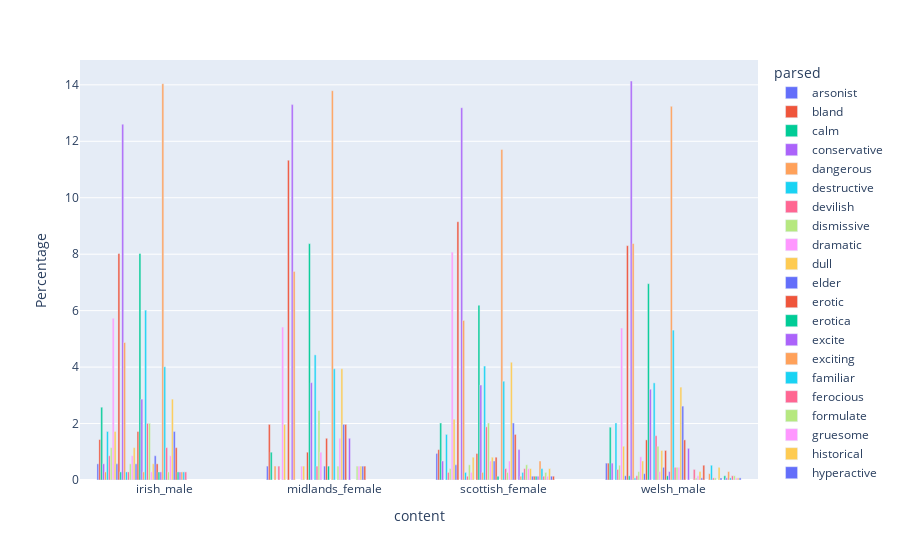

The notebook cell this image was saved under:
### Markdown cell above
### Qwen2

### Code cell
subset = full_df[['area','sex', 'content', 'speaker_id',
       'model_response_adjective_arousal_Qwen2-Audio-7B-Instruct',
       'model_prompt_adjective_arousal_Qwen2-Audio-7B-Instruct']].copy()


subset['parsed'] = subset.apply(lambda row: parse_adjectives(row, 'model_response_adjective_arousal_Qwen2-Audio-7B-Instruct', ADJECTIVES_AROUSAL['english']), axis=1)


df_exploded = subset.explode('parsed')
result = df_exploded.groupby(['content', 'parsed']).size().reset_index(name='count')

result['Total'] = result.groupby('content')['count'].transform('sum')
result['Percentage'] = result['count'] / result['Total'] * 100


# Create a grouped bar plot
fig = px.bar(
    result,
    x='content',
    y='Percentage',
    color='parsed',    # Different colors for each group
    barmode='group',  # Place bars side-by-side rather than stacking them
)
fig.show()

### Figure 1 — Plotly figure (JSON) as saved in the notebook; plotly's stock layout.template omitted (floating-point values rounded to 4 significant figures)
{"data": [{"alignmentgroup": "True", "hovertemplate": "parsed=arsonist<br>content=%{x}<br>Percentage=%{y}<extra></extra>", "legendgroup": "arsonist", "marker": {"color": "#636efa", "pattern": {"shape": ""}}, "name": "arsonist", "offsetgroup": "arsonist", "orientation": "v", "showlegend": true, "textposition": "auto", "type": "bar", "x": ["irish_male", "midlands_female", "scottish_female", "welsh_male"], "xaxis": "x", "y": [0.5731, 0.4926, 0.9421, 0.5984], "yaxis": "y"}, {"alignmentgroup": "True", "hovertemplate": "parsed=bland<br>content=%{x}<br>Percentage=%{y}<extra></extra>", "legendgroup": "bland", "marker": {"color": "#EF553B", "pattern": {"shape": ""}}, "name": "bland", "offsetgroup": "bland", "orientation": "v", "showlegend": true, "textposition": "auto", "type": "bar", "x": ["irish_male", "midlands_female", "scottish_female", "welsh_male"], "xaxis": "x", "y": [1.433, 1.97, 1.077, 0.5984], "yaxis": "y"}, {"alignmentgroup": "True", "hovertemplate": "parsed=calm<br>content=%{x}<br>Percentage=%{y}<extra></extra>", "legendgroup": "calm", "marker": {"color": "#00cc96", "pattern": {"shape": ""}}, "name": "calm", "offsetgroup": "calm", "orientation": "v", "showlegend": true, "textposition": "auto", "type": "bar", "x": ["irish_male", "midlands_female", "scottish_female", "welsh_male"], "xaxis": "x", "y": [2.579, 0.9852, 2.019, 1.87], "yaxis": "y"}, {"alignmentgroup": "True", "hovertemplate": "parsed=conservative<br>content=%{x}<br>Percentage=%{y}<extra></extra>", "legendgroup": "conservative", "marker": {"color": "#ab63fa", "pattern": {"shape": ""}}, "name": "conservative", "offsetgroup": "conservative", "orientation": "v", "showlegend": true, "textposition": "auto", "type": "bar", "x": ["irish_male", "scottish_female", "welsh_male"], "xaxis": "x", "y": [0.5731, 0.6729, 0.5984], "yaxis": "y"}, {"alignmentgroup": "True", "hovertemplate": "parsed=dangerous<br>content=%{x}<br>Percentage=%{y}<extra></extra>", "legendgroup": "dangerous", "marker": {"color": "#FFA15A", "pattern": {"shape": ""}}, "name": "dangerous", "offsetgroup": "dangerous", "orientation": "v", "showlegend": true, "textposition": "auto", "type": "bar", "x": ["irish_male", "midlands_female"], "xaxis": "x", "y": [0.2865, 0.4926], "yaxis": "y"}, {"alignmentgroup": "True", "hovertemplate": "parsed=destructive<br>content=%{x}<br>Percentage=%{y}<extra></extra>", "legendgroup": "destructive", "marker": {"color": "#19d3f3", "pattern": {"shape": ""}}, "name": "destructive", "offsetgroup": "destructive", "orientation": "v", "showlegend": true, "textposition": "auto", "type": "bar", "x": ["irish_male", "scottish_female", "welsh_male"], "xaxis": "x", "y": [1.719, 1.615, 2.019], "yaxis": "y"}, {"alignmentgroup": "True", "hovertemplate": "parsed=devilish<br>content=%{x}<br>Percentage=%{y}<extra></extra>", "legendgroup": "devilish", "marker": {"color": "#FF6692", "pattern": {"shape": ""}}, "name": "devilish", "offsetgroup": "devilish", "orientation": "v", "showlegend": true, "textposition": "auto", "type": "bar", "x": ["irish_male", "midlands_female", "scottish_female", "welsh_male"], "xaxis": "x", "y": [0.8596, 0.4926, 0.2692, 0.374], "yaxis": "y"}, {"alignmentgroup": "True", "hovertemplate": "parsed=dismissive<br>content=%{x}<br>Percentage=%{y}<extra></extra>", "legendgroup": "dismissive", "marker": {"color": "#B6E880", "pattern": {"shape": ""}}, "name": "dismissive", "offsetgroup": "dismissive", "orientation": "v", "showlegend": true, "textposition": "auto", "type": "bar", "x": ["irish_male", "scottish_female", "welsh_male"], "xaxis": "x", "y": [1.146, 0.4038, 0.5236], "yaxis": "y"}, {"alignmentgroup": "True", "hovertemplate": "parsed=dramatic<br>content=%{x}<br>Percentage=%{y}<extra></extra>", "legendgroup": "dramatic", "marker": {"color": "#FF97FF", "pattern": {"shape": ""}}, "name": "dramatic", "offsetgroup": "dramatic", "orientation": "v", "showlegend": true, "textposition": "auto", "type": "bar", "x": ["irish_male", "midlands_female", "scottish_female", "welsh_male"], "xaxis": "x", "y": [5.731, 5.419, 8.075, 5.385], "yaxis": "y"}, {"alignmentgroup": "True", "hovertemplate": "parsed=dull<br>content=%{x}<br>Percentage=%{y}<extra></extra>", "legendgroup": "dull", "marker": {"color": "#FECB52", "pattern": {"shape": ""}}, "name": "dull", "offsetgroup": "dull", "orientation": "v", "showlegend": true, "textposition": "auto", "type": "bar", "x": ["irish_male", "midlands_female", "scottish_female", "welsh_male"], "xaxis": "x", "y": [1.719, 1.97, 2.153, 1.197], "yaxis": "y"}, {"alignmentgroup": "True", "hovertemplate": "parsed=elder<br>content=%{x}<br>Percentage=%{y}<extra></extra>", "legendgroup": "elder", "marker": {"color": "#636efa", "pattern": {"shape": ""}}, "name": "elder", "offsetgroup": "elder", "orientation": "v", "showlegend": true, "textposition": "auto", "type": "bar", "x": ["irish_male", "scottish_female", "welsh_male"], "xaxis": "x", "y": [0.5731, 0.5384, 0.1496], "yaxis": "y"}, {"alignmentgroup": "True", "hovertemplate": "parsed=erotic<br>content=%{x}<br>Percentage=%{y}<extra></extra>", "legendgroup": "erotic", "marker": {"color": "#EF553B", "pattern": {"shape": ""}}, "name": "erotic", "offsetgroup": "erotic", "orientation": "v", "showlegend": true, "textposition": "auto", "type": "bar", "x": ["irish_male", "midlands_female", "scottish_female", "welsh_male"], "xaxis": "x", "y": [8.023, 11.33, 9.152, 8.302], "yaxis": "y"}, {"alignmentgroup": "True", "hovertemplate": "parsed=erotica<br>content=%{x}<br>Percentage=%{y}<extra></extra>", "legendgroup": "erotica", "marker": {"color": "#00cc96", "pattern": {"shape": ""}}, "name": "erotica", "offsetgroup": "erotica", "orientation": "v", "showlegend": true, "textposition": "auto", "type": "bar", "x": ["irish_male", "welsh_male"], "xaxis": "x", "y": [0.2865, 0.1496], "yaxis": "y"}, {"alignmentgroup": "True", "hovertemplate": "parsed=excite<br>content=%{x}<br>Percentage=%{y}<extra></extra>", "legendgroup": "excite", "marker": {"color": "#ab63fa", "pattern": {"shape": ""}}, "name": "excite", "offsetgroup": "excite", "orientation": "v", "showlegend": true, "textposition": "auto", "type": "bar", "x": ["irish_male", "midlands_female", "scottish_female", "welsh_male"], "xaxis": "x", "y": [12.61, 13.3, 13.19, 14.14], "yaxis": "y"}, {"alignmentgroup": "True", "hovertemplate": "parsed=exciting<br>content=%{x}<br>Percentage=%{y}<extra></extra>", "legendgroup": "exciting", "marker": {"color": "#FFA15A", "pattern": {"shape": ""}}, "name": "exciting", "offsetgroup": "exciting", "orientation": "v", "showlegend": true, "textposition": "auto", "type": "bar", "x": ["irish_male", "midlands_female", "scottish_female", "welsh_male"], "xaxis": "x", "y": [4.871, 7.389, 5.653, 8.377], "yaxis": "y"}, {"alignmentgroup": "True", "hovertemplate": "parsed=familiar<br>content=%{x}<br>Percentage=%{y}<extra></extra>", "legendgroup": "familiar", "marker": {"color": "#19d3f3", "pattern": {"shape": ""}}, "name": "familiar", "offsetgroup": "familiar", "orientation": "v", "showlegend": true, "textposition": "auto", "type": "bar", "x": ["irish_male", "scottish_female", "welsh_male"], "xaxis": "x", "y": [0.2865, 0.2692, 0.07479], "yaxis": "y"}, {"alignmentgroup": "True", "hovertemplate": "parsed=ferocious<br>content=%{x}<br>Percentage=%{y}<extra></extra>", "legendgroup": "ferocious", "marker": {"color": "#FF6692", "pattern": {"shape": ""}}, "name": "ferocious", "offsetgroup": "ferocious", "orientation": "v", "showlegend": true, "textposition": "auto", "type": "bar", "x": ["irish_male", "scottish_female", "welsh_male"], "xaxis": "x", "y": [0.2865, 0.1346, 0.1496], "yaxis": "y"}, {"alignmentgroup": "True", "hovertemplate": "parsed=formulate<br>content=%{x}<br>Percentage=%{y}<extra></extra>", "legendgroup": "formulate", "marker": {"color": "#B6E880", "pattern": {"shape": ""}}, "name": "formulate", "offsetgroup": "formulate", "orientation": "v", "showlegend": true, "textposition": "auto", "type": "bar", "x": ["irish_male", "scottish_female", "welsh_male"], "xaxis": "x", "y": [0.5731, 0.5384, 0.2992], "yaxis": "y"}, {"alignmentgroup": "True", "hovertemplate": "parsed=gruesome<br>content=%{x}<br>Percentage=%{y}<extra></extra>", "legendgroup": "gruesome", "marker": {"color": "#FF97FF", "pattern": {"shape": ""}}, "name": "gruesome", "offsetgroup": "gruesome", "orientation": "v", "showlegend": true, "textposition": "auto", "type": "bar", "x": ["irish_male", "midlands_female", "scottish_female", "welsh_male"], "xaxis": "x", "y": [0.8596, 0.4926, 0.2692, 0.8227], "yaxis": "y"}, {"alignmentgroup": "True", "hovertemplate": "parsed=historical<br>content=%{x}<br>Percentage=%{y}<extra></extra>", "legendgroup": "historical", "marker": {"color": "#FECB52", "pattern": {"shape": ""}}, "name": "historical", "offsetgroup": "historical", "orientation": "v", "showlegend": true, "textposition": "auto", "type": "bar", "x": ["irish_male", "midlands_female", "scottish_female", "welsh_male"], "xaxis": "x", "y": [1.146, 0.4926, 0.8075, 0.6731], "yaxis": "y"}, {"alignmentgroup": "True", "hovertemplate": "parsed=hyperactive<br>content=%{x}<br>Percentage=%{y}<extra></extra>", "legendgroup": "hyperactive", "marker": {"color": "#636efa", "pattern": {"shape": ""}}, "name": "hyperactive", "offsetgroup": "hyperactive", "orientation": "v", "showlegend": true, "textposition": "auto", "type": "bar", "x": ["irish_male", "welsh_male"], "xaxis": "x", "y": [0.5731, 0.2244], "yaxis": "y"}, {"alignmentgroup": "True", "hovertemplate": "parsed=incredible<br>content=%{x}<br>Percentage=%{y}<extra></extra>", "legendgroup": "incredible", "marker": {"color": "#EF553B", "pattern": {"shape": ""}}, "name": "incredible", "offsetgroup": "incredible", "orientation": "v", "showlegend": true, "textposition": "auto", "type": "bar", "x": ["irish_male", "midlands_female", "scottish_female", "welsh_male"], "xaxis": "x", "y": [1.719, 0.9852, 0.9421, 1.421], "yaxis": "y"}, {"alignmentgroup": "True", "hovertemplate": "parsed=intense<br>content=%{x}<br>Percentage=%{y}<extra></extra>", "legendgroup": "intense", "marker": {"color": "#00cc96", "pattern": {"shape": ""}}, "name": "intense", "offsetgroup": "intense", "orientation": "v", "showlegend": true, "textposition": "auto", "type": "bar", "x": ["irish_male", "midlands_female", "scottish_female", "welsh_male"], "xaxis": "x", "y": [8.023, 8.374, 6.191, 6.956], "yaxis": "y"}, {"alignmentgroup": "True", "hovertemplate": "parsed=irritable<br>content=%{x}<br>Percentage=%{y}<extra></extra>", "legendgroup": "irritable", "marker": {"color": "#ab63fa", "pattern": {"shape": ""}}, "name": "irritable", "offsetgroup": "irritable", "orientation": "v", "showlegend": true, "textposition": "auto", "type": "bar", "x": ["irish_male", "midlands_female", "scottish_female", "welsh_male"], "xaxis": "x", "y": [2.865, 3.448, 3.365, 3.216], "yaxis": "y"}, {"alignmentgroup": "True", "hovertemplate": "parsed=legendary<br>content=%{x}<br>Percentage=%{y}<extra></extra>", "legendgroup": "legendary", "marker": {"color": "#FFA15A", "pattern": {"shape": ""}}, "name": "legendary", "offsetgroup": "legendary", "orientation": "v", "showlegend": true, "textposition": "auto", "type": "bar", "x": ["irish_male", "scottish_female"], "xaxis": "x", "y": [0.2865, 0.2692], "yaxis": "y"}, {"alignmentgroup": "True", "hovertemplate": "parsed=low<br>content=%{x}<br>Percentage=%{y}<extra></extra>", "legendgroup": "low", "marker": {"color": "#19d3f3", "pattern": {"shape": ""}}, "name": "low", "offsetgroup": "low", "orientation": "v", "showlegend": true, "textposition": "auto", "type": "bar", "x": ["irish_male", "midlands_female", "scottish_female", "welsh_male"], "xaxis": "x", "y": [6.017, 4.433, 4.038, 3.441], "yaxis": "y"}, {"alignmentgroup": "True", "hovertemplate": "parsed=molest<br>content=%{x}<br>Percentage=%{y}<extra></extra>", "legendgroup": "molest", "marker": {"color": "#FF6692", "pattern": {"shape": ""}}, "name": "molest", "offsetgroup": "molest", "orientation": "v", "showlegend": true, "textposition": "auto", "type": "bar", "x": ["irish_male", "midlands_female", "scottish_female", "welsh_male"], "xaxis": "x", "y": [2.006, 0.4926, 1.884, 1.571], "yaxis": "y"}, {"alignmentgroup": "True", "hovertemplate": "parsed=monotonous<br>content=%{x}<br>Percentage=%{y}<extra></extra>", "legendgroup": "monotonous", "marker": {"color": "#B6E880", "pattern": {"shape": ""}}, "name": "monotonous", "offsetgroup": "monotonous", "orientation": "v", "showlegend": true, "textposition": "auto", "type": "bar", "x": ["irish_male", "midlands_female", "scottish_female", "welsh_male"], "xaxis": "x", "y": [2.006, 2.463, 2.019, 1.197], "yaxis": "y"}, {"alignmentgroup": "True", "hovertemplate": "parsed=murderous<br>content=%{x}<br>Percentage=%{y}<extra></extra>", "legendgroup": "murderous", "marker": {"color": "#FF97FF", "pattern": {"shape": ""}}, "name": "murderous", "offsetgroup": "murderous", "orientation": "v", "showlegend": true, "textposition": "auto", "type": "bar", "x": ["irish_male", "midlands_female", "scottish_female", "welsh_male"], "xaxis": "x", "y": [0.2865, 0.9852, 0.6729, 0.2992], "yaxis": "y"}, {"alignmentgroup": "True", "hovertemplate": "parsed=perky<br>content=%{x}<br>Percentage=%{y}<extra></extra>", "legendgroup": "perky", "marker": {"color": "#FECB52", "pattern": {"shape": ""}}, "name": "perky", "offsetgroup": "perky", "orientation": "v", "showlegend": true, "textposition": "auto", "type": "bar", "x": ["irish_male", "scottish_female", "welsh_male"], "xaxis": "x", "y": [0.5731, 0.8075, 1.047], "yaxis": "y"}, {"alignmentgroup": "True", "hovertemplate": "parsed=quiet<br>content=%{x}<br>Percentage=%{y}<extra></extra>", "legendgroup": "quiet", "marker": {"color": "#636efa", "pattern": {"shape": ""}}, "name": "quiet", "offsetgroup": "quiet", "orientation": "v", "showlegend": true, "textposition": "auto", "type": "bar", "x": ["irish_male", "midlands_female", "scottish_female", "welsh_male"], "xaxis": "x", "y": [0.8596, 0.4926, 0.6729, 0.4488], "yaxis": "y"}, {"alignmentgroup": "True", "hovertemplate": "parsed=rebellious<br>content=%{x}<br>Percentage=%{y}<extra></extra>", "legendgroup": "rebellious", "marker": {"color": "#EF553B", "pattern": {"shape": ""}}, "name": "rebellious", "offsetgroup": "rebellious", "orientation": "v", "showlegend": true, "textposition": "auto", "type": "bar", "x": ["irish_male", "midlands_female", "scottish_female", "welsh_male"], "xaxis": "x", "y": [0.5731, 1.478, 0.8075, 1.047], "yaxis": "y"}, {"alignmentgroup": "True", "hovertemplate": "parsed=relaxed<br>content=%{x}<br>Percentage=%{y}<extra></extra>", "legendgroup": "relaxed", "marker": {"color": "#00cc96", "pattern": {"shape": ""}}, "name": "relaxed", "offsetgroup": "relaxed", "orientation": "v", "showlegend": true, "textposition": "auto", "type": "bar", "x": ["irish_male", "midlands_female", "scottish_female", "welsh_male"], "xaxis": "x", "y": [0.2865, 0.4926, 0.1346, 0.1496], "yaxis": "y"}, {"alignmentgroup": "True", "hovertemplate": "parsed=restful<br>content=%{x}<br>Percentage=%{y}<extra></extra>", "legendgroup": "restful", "marker": {"color": "#ab63fa", "pattern": {"shape": ""}}, "name": "restful", "offsetgroup": "restful", "orientation": "v", "showlegend": true, "textposition": "auto", "type": "bar", "x": ["irish_male", "welsh_male"], "xaxis": "x", "y": [0.2865, 0.2992], "yaxis": "y"}, {"alignmentgroup": "True", "hovertemplate": "parsed=seductive<br>content=%{x}<br>Percentage=%{y}<extra></extra>", "legendgroup": "seductive", "marker": {"color": "#FFA15A", "pattern": {"shape": ""}}, "name": "seductive", "offsetgroup": "seductive", "orientation": "v", "showlegend": true, "textposition": "auto", "type": "bar", "x": ["irish_male", "midlands_female", "scottish_female", "welsh_male"], "xaxis": "x", "y": [14.04, 13.79, 11.71, 13.24], "yaxis": "y"}, {"alignmentgroup": "True", "hovertemplate": "parsed=sensual<br>content=%{x}<br>Percentage=%{y}<extra></extra>", "legendgroup": "sensual", "marker": {"color": "#19d3f3", "pattern": {"shape": ""}}, "name": "sensual", "offsetgroup": "sensual", "orientation": "v", "showlegend": true, "textposition": "auto", "type": "bar", "x": ["irish_male", "midlands_female", "scottish_female", "welsh_male"], "xaxis": "x", "y": [4.011, 3.941, 3.499, 5.31], "yaxis": "y"}, {"alignmentgroup": "True", "hovertemplate": "parsed=sexual<br>content=%{x}<br>Percentage=%{y}<extra></extra>", "legendgroup": "sexual", "marker": {"color": "#FF6692", "pattern": {"shape": ""}}, "name": "sexual", "offsetgroup": "sexual", "orientation": "v", "showlegend": true, "textposition": "auto", "type": "bar", "x": ["irish_male", "scottish_female", "welsh_male"], "xaxis": "x", "y": [1.146, 0.4038, 0.4488], "yaxis": "y"}, {"alignmentgroup": "True", "hovertemplate": "parsed=sexy<br>content=%{x}<br>Percentage=%{y}<extra></extra>", "legendgroup": "sexy", "marker": {"color": "#B6E880", "pattern": {"shape": ""}}, "name": "sexy", "offsetgroup": "sexy", "orientation": "v", "showlegend": true, "textposition": "auto", "type": "bar", "x": ["irish_male", "midlands_female", "scottish_female", "welsh_male"], "xaxis": "x", "y": [0.2865, 0.4926, 0.2692, 0.4488], "yaxis": "y"}, {"alignmentgroup": "True", "hovertemplate": "parsed=stale<br>content=%{x}<br>Percentage=%{y}<extra></extra>", "legendgroup": "stale", "marker": {"color": "#FF97FF", "pattern": {"shape": ""}}, "name": "stale", "offsetgroup": "stale", "orientation": "v", "showlegend": true, "textposition": "auto", "type": "bar", "x": ["irish_male", "midlands_female", "scottish_female", "welsh_male"], "xaxis": "x", "y": [0.8596, 1.478, 0.6729, 0.4488], "yaxis": "y"}, {"alignmentgroup": "True", "hovertemplate": "parsed=stunning<br>content=%{x}<br>Percentage=%{y}<extra></extra>", "legendgroup": "stunning", "marker": {"color": "#FECB52", "pattern": {"shape": ""}}, "name": "stunning", "offsetgroup": "stunning", "orientation": "v", "showlegend": true, "textposition": "auto", "type": "bar", "x": ["irish_male", "midlands_female", "scottish_female", "welsh_male"], "xaxis": "x", "y": [2.865, 3.941, 4.172, 3.291], "yaxis": "y"}, {"alignmentgroup": "True", "hovertemplate": "parsed=thoughtful<br>content=%{x}<br>Percentage=%{y}<extra></extra>", "legendgroup": "thoughtful", "marker": {"color": "#636efa", "pattern": {"shape": ""}}, "name": "thoughtful", "offsetgroup": "thoughtful", "orientation": "v", "showlegend": true, "textposition": "auto", "type": "bar", "x": ["irish_male", "midlands_female", "scottish_female", "welsh_male"], "xaxis": "x", "y": [1.719, 1.97, 2.019, 2.618], "yaxis": "y"}, {"alignmentgroup": "True", "hovertemplate": "parsed=tiresome<br>content=%{x}<br>Percentage=%{y}<extra></extra>", "legendgroup": "tiresome", "marker": {"color": "#EF553B", "pattern": {"shape": ""}}, "name": "tiresome", "offsetgroup": "tiresome", "orientation": "v", "showlegend": true, "textposition": "auto", "type": "bar", "x": ["irish_male", "midlands_female", "scottish_female", "welsh_male"], "xaxis": "x", "y": [1.146, 1.97, 1.615, 1.421], "yaxis": "y"}, {"alignmentgroup": "True", "hovertemplate": "parsed=topless<br>content=%{x}<br>Percentage=%{y}<extra></extra>", "legendgroup": "topless", "marker": {"color": "#00cc96", "pattern": {"shape": ""}}, "name": "topless", "offsetgroup": "topless", "orientation": "v", "showlegend": true, "textposition": "auto", "type": "bar", "x": ["irish_male"], "xaxis": "x", "y": [0.2865], "yaxis": "y"}, {"alignmentgroup": "True", "hovertemplate": "parsed=undisturbed<br>content=%{x}<br>Percentage=%{y}<extra></extra>", "legendgroup": "undisturbed", "marker": {"color": "#ab63fa", "pattern": {"shape": ""}}, "name": "undisturbed", "offsetgroup": "undisturbed", "orientation": "v", "showlegend": true, "textposition": "auto", "type": "bar", "x": ["irish_male", "midlands_female", "scottish_female", "welsh_male"], "xaxis": "x", "y": [0.2865, 1.478, 1.077, 1.122], "yaxis": "y"}, {"alignmentgroup": "True", "hovertemplate": "parsed=uneventful<br>content=%{x}<br>Percentage=%{y}<extra></extra>", "legendgroup": "uneventful", "marker": {"color": "#FFA15A", "pattern": {"shape": ""}}, "name": "uneventful", "offsetgroup": "uneventful", "orientation": "v", "showlegend": true, "textposition": "auto", "type": "bar", "x": ["irish_male", "scottish_female"], "xaxis": "x", "y": [0.2865, 0.1346], "yaxis": "y"}, {"alignmentgroup": "True", "hovertemplate": "parsed=unharmed<br>content=%{x}<br>Percentage=%{y}<extra></extra>", "legendgroup": "unharmed", "marker": {"color": "#19d3f3", "pattern": {"shape": ""}}, "name": "unharmed", "offsetgroup": "unharmed", "orientation": "v", "showlegend": true, "textposition": "auto", "type": "bar", "x": ["irish_male", "scottish_female"], "xaxis": "x", "y": [0.2865, 0.2692], "yaxis": "y"}, {"alignmentgroup": "True", "hovertemplate": "parsed=unjust<br>content=%{x}<br>Percentage=%{y}<extra></extra>", "legendgroup": "unjust", "marker": {"color": "#FF6692", "pattern": {"shape": ""}}, "name": "unjust", "offsetgroup": "unjust", "orientation": "v", "showlegend": true, "textposition": "auto", "type": "bar", "x": ["irish_male", "scottish_female", "welsh_male"], "xaxis": "x", "y": [0.2865, 0.4038, 0.374], "yaxis": "y"}, {"alignmentgroup": "True", "hovertemplate": "parsed=comfortable<br>content=%{x}<br>Percentage=%{y}<extra></extra>", "legendgroup": "comfortable", "marker": {"color": "#B6E880", "pattern": {"shape": ""}}, "name": "comfortable", "offsetgroup": "comfortable", "orientation": "v", "showlegend": true, "textposition": "auto", "type": "bar", "x": ["midlands_female", "scottish_female", "welsh_male"], "xaxis": "x", "y": [0.4926, 0.5384, 0.07479], "yaxis": "y"}, {"alignmentgroup": "True", "hovertemplate": "parsed=empty<br>content=%{x}<br>Percentage=%{y}<extra></extra>", "legendgroup": "empty", "marker": {"color": "#FF97FF", "pattern": {"shape": ""}}, "name": "empty", "offsetgroup": "empty", "orientation": "v", "showlegend": true, "textposition": "auto", "type": "bar", "x": ["midlands_female", "scottish_female", "welsh_male"], "xaxis": "x", "y": [0.4926, 0.4038, 0.1496], "yaxis": "y"}, {"alignmentgroup": "True", "hovertemplate": "parsed=normal<br>content=%{x}<br>Percentage=%{y}<extra></extra>", "legendgroup": "normal", "marker": {"color": "#FECB52", "pattern": {"shape": ""}}, "name": "normal", "offsetgroup": "normal", "orientation": "v", "showlegend": true, "textposition": "auto", "type": "bar", "x": ["midlands_female", "scottish_female", "welsh_male"], "xaxis": "x", "y": [0.4926, 0.4038, 0.2992], "yaxis": "y"}, {"alignmentgroup": "True", "hovertemplate": "parsed=spectacular<br>content=%{x}<br>Percentage=%{y}<extra></extra>", "legendgroup": "spectacular", "marker": {"color": "#636efa", "pattern": {"shape": ""}}, "name": "spectacular", "offsetgroup": "spectacular", "orientation": "v", "showlegend": true, "textposition": "auto", "type": "bar", "x": ["midlands_female", "scottish_female", "welsh_male"], "xaxis": "x", "y": [0.4926, 0.1346, 0.07479], "yaxis": "y"}, {"alignmentgroup": "True", "hovertemplate": "parsed=venomous<br>content=%{x}<br>Percentage=%{y}<extra></extra>", "legendgroup": "venomous", "marker": {"color": "#EF553B", "pattern": {"shape": ""}}, "name": "venomous", "offsetgroup": "venomous", "orientation": "v", "showlegend": true, "textposition": "auto", "type": "bar", "x": ["midlands_female", "scottish_female", "welsh_male"], "xaxis": "x", "y": [0.4926, 0.1346, 0.5236], "yaxis": "y"}, {"alignmentgroup": "True", "hovertemplate": "parsed=asleep<br>content=%{x}<br>Percentage=%{y}<extra></extra>", "legendgroup": "asleep", "marker": {"color": "#00cc96", "pattern": {"shape": ""}}, "name": "asleep", "offsetgroup": "asleep", "orientation": "v", "showlegend": true, "textposition": "auto", "type": "bar", "x": ["scottish_female"], "xaxis": "x", "y": [0.1346], "yaxis": "y"}, {"alignmentgroup": "True", "hovertemplate": "parsed=bagman<br>content=%{x}<br>Percentage=%{y}<extra></extra>", "legendgroup": "bagman", "marker": {"color": "#ab63fa", "pattern": {"shape": ""}}, "name": "bagman", "offsetgroup": "bagman", "orientation": "v", "showlegend": true, "textposition": "auto", "type": "bar", "x": ["scottish_female"], "xaxis": "x", "y": [0.1346], "yaxis": "y"}, {"alignmentgroup": "True", "hovertemplate": "parsed=explosive<br>content=%{x}<br>Percentage=%{y}<extra></extra>", "legendgroup": "explosive", "marker": {"color": "#FFA15A", "pattern": {"shape": ""}}, "name": "explosive", "offsetgroup": "explosive", "orientation": "v", "showlegend": true, "textposition": "auto", "type": "bar", "x": ["scottish_female", "welsh_male"], "xaxis": "x", "y": [0.6729, 0.2244], "yaxis": "y"}, {"alignmentgroup": "True", "hovertemplate": "parsed=generic<br>content=%{x}<br>Percentage=%{y}<extra></extra>", "legendgroup": "generic", "marker": {"color": "#19d3f3", "pattern": {"shape": ""}}, "name": "generic", "offsetgroup": "generic", "orientation": "v", "showlegend": true, "textposition": "auto", "type": "bar", "x": ["scottish_female", "welsh_male"], "xaxis": "x", "y": [0.4038, 0.5236], "yaxis": "y"}, {"alignmentgroup": "True", "hovertemplate": "parsed=lustful<br>content=%{x}<br>Percentage=%{y}<extra></extra>", "legendgroup": "lustful", "marker": {"color": "#FF6692", "pattern": {"shape": ""}}, "name": "lustful", "offsetgroup": "lustful", "orientation": "v", "showlegend": true, "textposition": "auto", "type": "bar", "x": ["scottish_female", "welsh_male"], "xaxis": "x", "y": [0.1346, 0.07479], "yaxis": "y"}, {"alignmentgroup": "True", "hovertemplate": "parsed=monk<br>content=%{x}<br>Percentage=%{y}<extra></extra>", "legendgroup": "monk", "marker": {"color": "#B6E880", "pattern": {"shape": ""}}, "name": "monk", "offsetgroup": "monk", "orientation": "v", "showlegend": true, "textposition": "auto", "type": "bar", "x": ["scottish_female", "welsh_male"], "xaxis": "x", "y": [0.2692, 0.07479], "yaxis": "y"}, {"alignmentgroup": "True", "hovertemplate": "parsed=repose<br>content=%{x}<br>Percentage=%{y}<extra></extra>", "legendgroup": "repose", "marker": {"color": "#FF97FF", "pattern": {"shape": ""}}, "name": "repose", "offsetgroup": "repose", "orientation": "v", "showlegend": true, "textposition": "auto", "type": "bar", "x": ["scottish_female"], "xaxis": "x", "y": [0.1346], "yaxis": "y"}, {"alignmentgroup": "True", "hovertemplate": "parsed=scream<br>content=%{x}<br>Percentage=%{y}<extra></extra>", "legendgroup": "scream", "marker": {"color": "#FECB52", "pattern": {"shape": ""}}, "name": "scream", "offsetgroup": "scream", "orientation": "v", "showlegend": true, "textposition": "auto", "type": "bar", "x": ["scottish_female", "welsh_male"], "xaxis": "x", "y": [0.4038, 0.4488], "yaxis": "y"}, {"alignmentgroup": "True", "hovertemplate": "parsed=specific<br>content=%{x}<br>Percentage=%{y}<extra></extra>", "legendgroup": "specific", "marker": {"color": "#636efa", "pattern": {"shape": ""}}, "name": "specific", "offsetgroup": "specific", "orientation": "v", "showlegend": true, "textposition": "auto", "type": "bar", "x": ["scottish_female", "welsh_male"], "xaxis": "x", "y": [0.1346, 0.07479], "yaxis": "y"}, {"alignmentgroup": "True", "hovertemplate": "parsed=unchanged<br>content=%{x}<br>Percentage=%{y}<extra></extra>", "legendgroup": "unchanged", "marker": {"color": "#EF553B", "pattern": {"shape": ""}}, "name": "unchanged", "offsetgroup": "unchanged", "orientation": "v", "showlegend": true, "textposition": "auto", "type": "bar", "x": ["scottish_female"], "xaxis": "x", "y": [0.1346], "yaxis": "y"}, {"alignmentgroup": "True", "hovertemplate": "parsed=adventurous<br>content=%{x}<br>Percentage=%{y}<extra></extra>", "legendgroup": "adventurous", "marker": {"color": "#00cc96", "pattern": {"shape": ""}}, "name": "adventurous", "offsetgroup": "adventurous", "orientation": "v", "showlegend": true, "textposition": "auto", "type": "bar", "x": ["welsh_male"], "xaxis": "x", "y": [0.1496], "yaxis": "y"}, {"alignmentgroup": "True", "hovertemplate": "parsed=beige<br>content=%{x}<br>Percentage=%{y}<extra></extra>", "legendgroup": "beige", "marker": {"color": "#ab63fa", "pattern": {"shape": ""}}, "name": "beige", "offsetgroup": "beige", "orientation": "v", "showlegend": true, "textposition": "auto", "type": "bar", "x": ["welsh_male"], "xaxis": "x", "y": [0.07479], "yaxis": "y"}, {"alignmentgroup": "True", "hovertemplate": "parsed=common<br>content=%{x}<br>Percentage=%{y}<extra></extra>", "legendgroup": "common", "marker": {"color": "#FFA15A", "pattern": {"shape": ""}}, "name": "common", "offsetgroup": "common", "orientation": "v", "showlegend": true, "textposition": "auto", "type": "bar", "x": ["welsh_male"], "xaxis": "x", "y": [0.2992], "yaxis": "y"}, {"alignmentgroup": "True", "hovertemplate": "parsed=ecstatic<br>content=%{x}<br>Percentage=%{y}<extra></extra>", "legendgroup": "ecstatic", "marker": {"color": "#19d3f3", "pattern": {"shape": ""}}, "name": "ecstatic", "offsetgroup": "ecstatic", "orientation": "v", "showlegend": true, "textposition": "auto", "type": "bar", "x": ["welsh_male"], "xaxis": "x", "y": [0.07479], "yaxis": "y"}, {"alignmentgroup": "True", "hovertemplate": "parsed=exotic<br>content=%{x}<br>Percentage=%{y}<extra></extra>", "legendgroup": "exotic", "marker": {"color": "#FF6692", "pattern": {"shape": ""}}, "name": "exotic", "offsetgroup": "exotic", "orientation": "v", "showlegend": true, "textposition": "auto", "type": "bar", "x": ["welsh_male"], "xaxis": "x", "y": [0.1496], "yaxis": "y"}, {"alignmentgroup": "True", "hovertemplate": "parsed=fresh<br>content=%{x}<br>Percentage=%{y}<extra></extra>", "legendgroup": "fresh", "marker": {"color": "#B6E880", "pattern": {"shape": ""}}, "name": "fresh", "offsetgroup": "fresh", "orientation": "v", "showlegend": true, "textposition": "auto", "type": "bar", "x": ["welsh_male"], "xaxis": "x", "y": [0.1496], "yaxis": "y"}, {"alignmentgroup": "True", "hovertemplate": "parsed=frostbite<br>content=%{x}<br>Percentage=%{y}<extra></extra>", "legendgroup": "frostbite", "marker": {"color": "#FF97FF", "pattern": {"shape": ""}}, "name": "frostbite", "offsetgroup": "frostbite", "orientation": "v", "showlegend": true, "textposition": "auto", "type": "bar", "x": ["welsh_male"], "xaxis": "x", "y": [0.07479], "yaxis": "y"}, {"alignmentgroup": "True", "hovertemplate": "parsed=naughty<br>content=%{x}<br>Percentage=%{y}<extra></extra>", "legendgroup": "naughty", "marker": {"color": "#FECB52", "pattern": {"shape": ""}}, "name": "naughty", "offsetgroup": "naughty", "orientation": "v", "showlegend": true, "textposition": "auto", "type": "bar", "x": ["welsh_male"], "xaxis": "x", "y": [0.07479], "yaxis": "y"}, {"alignmentgroup": "True", "hovertemplate": "parsed=short<br>content=%{x}<br>Percentage=%{y}<extra></extra>", "legendgroup": "short", "marker": {"color": "#636efa", "pattern": {"shape": ""}}, "name": "short", "offsetgroup": "short", "orientation": "v", "showlegend": true, "textposition": "auto", "type": "bar", "x": ["welsh_male"], "xaxis": "x", "y": [0.07479], "yaxis": "y"}], "layout": {"barmode": "group", "legend": {"title": {"text": "parsed"}, "tracegroupgap": 0}, "margin": {"t": 60}, "xaxis": {"anchor": "y", "domain": [0, 1], "title": {"text": "content"}}, "yaxis": {"anchor": "x", "domain": [0, 1], "title": {"text": "Percentage"}}}}
